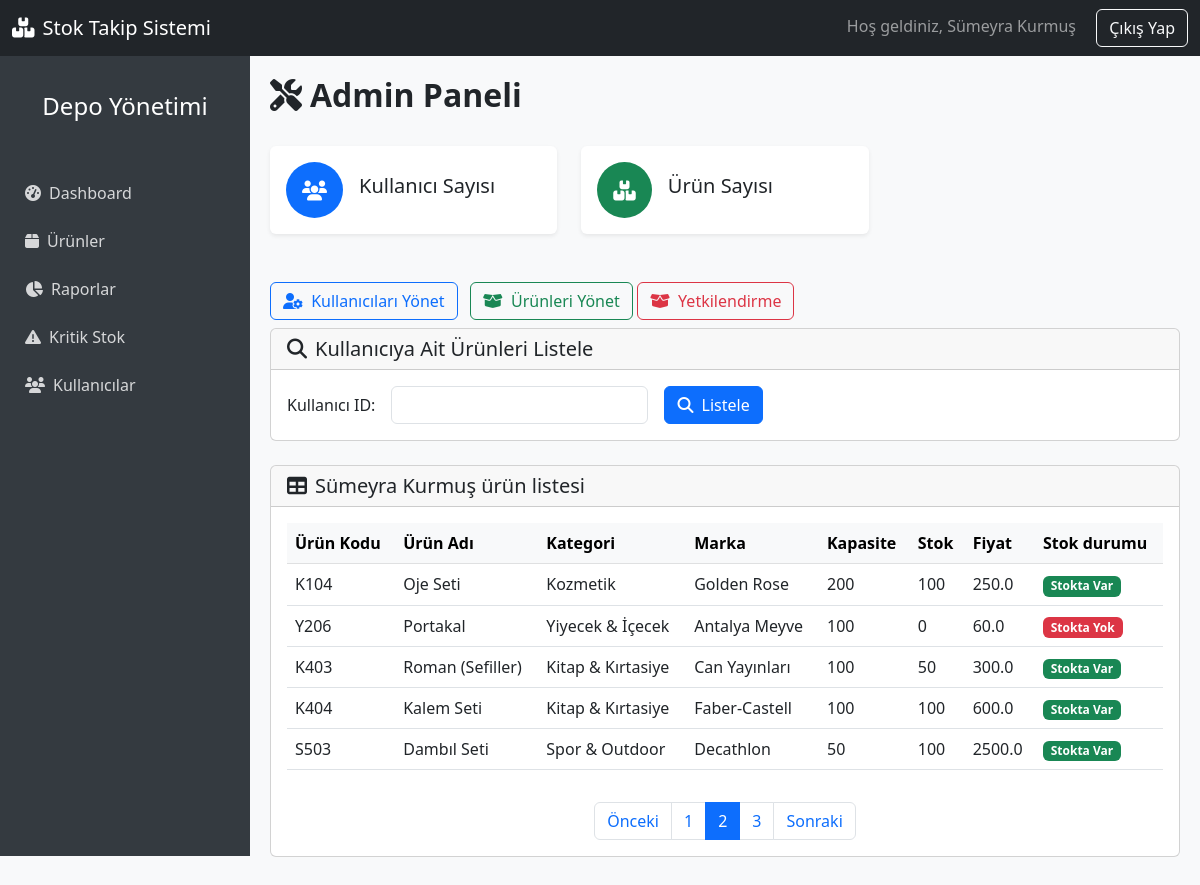
Screenshot of /admin/user-products?user_id=2&page=2 (signed in) with the database file from the repository.
### app.py (models this page shows, shortened)
class User(UserMixin, db.Model):
    id = db.Column(db.Integer, primary_key=True) # essiz id tanimi
    firstName = db.Column(db.String(100), nullable=False) #firstName=form ıcındekı degerı al ve gonder
    lastName = db.Column(db.String(100), nullable=False) #lastName=form ıcındekı degerı al ve gonder
    email = db.Column(db.String(100), unique=True, nullable=False) #email verısı
    role = db.Column(db.String(100), nullable=False, default="User") #role verısı
    phone = db.Column(db.String(15), nullable=False) #phone verısı
    password = db.Column(db.String(100), nullable=False) #password verısı
    confirmPassword = db.Column(db.String(100), nullable=True) #confirmPassword verısı
    urunler = db.relationship('Product', back_populates='user', cascade='all, delete-orphan') #ürünler ile kullanıcı arasında ilişki tanımı

class Product(UserMixin,db.Model):
    id = db.Column(db.Integer, primary_key=True)  # essiz id tanimi
    barkod = db.Column(db.String(100),unique=True ,nullable=False)  # barkod numarasi
    name = db.Column(db.String(100), nullable=False)  # urun adi
    category = db.Column(db.String(50), nullable=False)  # urun kategorisi
    fiyat = db.Column(db.Float, nullable=False)  # urun fiyatı
    marka = db.Column(db.String(50), nullable=False)  # urun markasi
    adet = db.Column(db.Integer, nullable=False)  # urun adedi
    kapasite = db.Column(db.Integer, nullable=False,default=100)  # urun kapasitesi
    user_id = db.Column(db.Integer, db.ForeignKey('user.id'), nullable=False)
    user= db.relationship('User', back_populates='urunler')

### app.py (the view, shortened to what this page needs)
@app.route('/admin/user-products', methods=['GET', 'POST'])
@login_required
def user_products():
    user = None
    page = request.args.get('page', 1, type=int)
    per_page = 5
    user_id = request.args.get('user_id', type=int)
    if user_id:
        user = User.query.get(user_id)
        if user:
            pagination = Product.query.filter_by(user_id=user_id).paginate(page=page, per_page=per_page, error_out=False)
        else:
            flash('Kullanıcı bulunamadı!', 'danger')
            return redirect(url_for('admin_dashboard'))
    else:
        pagination = None
    products = pagination.items if pagination else []
    return render_template('admin_dashboard.html', user=user, products=products, pagination=pagination)

### app.py (called while the page is built)
@login_manager.user_loader
def load_user(id):
    return User.query.get(int(id))

### templates/admin_dashboard.html (shortened to what this page needs)
{% extends "dashboardbase.html" %}
{% block content %}
<div class="d-flex justify-content-between align-items-center mb-4">
  <h2 class="fw-bold"><i class="fas fa-tools me-2"></i>Admin Paneli</h2>
</div>
<div class="row">
  <div class="col-md-6 col-xl-4 mb-4">
    <div class="card shadow-sm border-0">
      <div class="card-body">
        <div class="d-flex align-items-center">
          <div class="bg-primary text-white rounded-circle p-3 me-3">
            <i class="fas fa-users fa-lg"></i>
          </div>
          <div>
            <h5 class="mb-0">Kullanıcı Sayısı</h5>
          </div>
        </div>
      </div>
    </div>
  </div>
  <div class="col-md-6 col-xl-4 mb-4">
    <div class="card shadow-sm border-0">
      <div class="card-body">
        <div class="d-flex align-items-center">
          <div class="bg-success text-white rounded-circle p-3 me-3">
            <i class="fas fa-boxes fa-lg"></i>
          </div>
          <div>
            <h5 class="mb-0">Ürün Sayısı</h5>
          </div>
        </div>
      </div>
    </div>
  </div>
</div>
<div class="mt-4">
  <a href="{{ url_for('users') }}" class="btn btn-outline-primary me-2">
    <i class="fas fa-user-cog me-1"></i> Kullanıcıları Yönet
  </a>
  <a href="{{ url_for('products') }}" class="btn btn-outline-success">
    <i class="fas fa-box-open me-1"></i> Ürünleri Yönet
  </a>
  <a href="{{ url_for('admin_authorization') }}" class="btn btn-outline-danger">
    <i class="fas fa-box-open me-1"></i> Yetkilendirme
  </a>
</div>
<div class="card mb-4 mt-2">
  <div class="card-header">
    <h5 class="mb-0">
      <i class="fas fa-search me-2"></i>Kullanıcıya Ait Ürünleri Listele
    </h5>
  </div>
  <div class="card-body">
    <form method="POST" action="{{ url_for('user_products') }}">
      <div class="row g-3 align-items-center">
        <div class="col-auto">
          <label for="user_id" class="col-form-label">Kullanıcı ID:</label>
        </div>
        <div class="col-auto">
          <input
            type="number"
            id="user_id"
            name="user_id"
            class="form-control"
            required
            min="1"
          />
        </div>
        <div class="col-auto">
          <button type="submit" class="btn btn-primary">
            <i class="fas fa-search me-1"></i> Listele
          </button>
        </div>
      </div>
    </form>
  </div>
</div>
{% if user %}
  {% if products %}
    <div class="card mb-4">
      <div class="card-header">
        <h5 class="mb-0">
          <i class="fas fa-table me-2"></i>{{ user.firstName }} {{ user.lastName }} ürün listesi
        </h5>
      </div>
      <div class="card-body">
        <div class="table-responsive">
          <table class="table table-hover">
            <thead class="table-light">
              <tr>
                <th>Ürün Kodu</th>
                <th>Ürün Adı</th>
                <th>Kategori</th>
                <th>Marka</th>
                <th>Kapasite</th>
                <th>Stok</th>
                <th>Fiyat</th>
                <th>Stok durumu</th>
              </tr>
            </thead>
            <tbody>
              {% for product in products %}
                <tr>
                  <td>{{ product.barkod }}</td>
                  <td>{{ product.name }}</td>
                  <td>{{ product.category }}</td>
                  <td>{{ product.marka }}</td>
                  <td>{{ product.kapasite }}</td>
                  <td>{{ product.adet }}</td>
                  <td>{{ product.fiyat }}</td>
                  {% if product.adet > 0 %}
                    <td><span class="badge bg-success">Stokta Var</span></td>
                  {% else %}
                    <td><span class="badge bg-danger">Stokta Yok</span></td>
                  {% endif %}
                </tr>
              {% endfor %}
            </tbody>
          </table>
        </div>
      </div>
      {% if pagination %}
        <nav>
          <ul class="pagination justify-content-center">
            {% if pagination.has_prev %}
              <li class="page-item">
                <a
                  class="page-link"
                  href="{{ url_for('user_products', user_id=user.id, page=pagination.prev_num) }}"
                  >Önceki</a
                >
              </li>
            {% else %}
              <li class="page-item disabled">
                <span class="page-link">Önceki</span>
              </li>
            {% endif %}
            {% for page in pagination.iter_pages(left_edge=2, right_edge=2, left_current=2, right_current=2) %}
              {% if page %}
                {% if page == pagination.page %}
                  <li class="page-item active">
                    <span class="page-link">{{ page }}</span>
                  </li>
                {% else %}
                  <li class="page-item">
                    <a
                      class="page-link"
                      href="{{ url_for('user_products', user_id=user.id, page=page) }}"
                      >{{ page }}</a
                    >
                  </li>
                {% endif %}
              {% else %}
                <li class="page-item disabled">
                  <span class="page-link">...</span>
                </li>
              {% endif %}
            {% endfor %}
            {% if pagination.has_next %}
              <li class="page-item">
                <a
                  class="page-link"
                  href="{{ url_for('user_products', user_id=user.id, page=pagination.next_num) }}"
                  >Sonraki</a
                >
              </li>
            {% else %}
              <li class="page-item disabled">
                <span class="page-link">Sonraki</span>
              </li>
            {% endif %}
          </ul>
        </nav>
      {% endif %}
    </div>
  {% else %}
    <div class="alert alert-info mt-3" role="alert">
      <i class="fas fa-info-circle me-2"></i>{{ user.firstName }} {{ user.lastName }} kullanıcısına ait ürün bulunamadı.
    </div>
  {% endif %}
{% endif %}
{% endblock %}

### templates/dashboardbase.html (shortened to what this page needs)
<!DOCTYPE html>
<html lang="tr">
  <head>
    <link rel="stylesheet" href="https://cdn.jsdelivr.net/npm/bootstrap@5.3.0/dist/css/bootstrap.min.css"/>
    <link rel="stylesheet" href="https://cdnjs.cloudflare.com/ajax/libs/font-awesome/6.4.0/css/all.min.css"/>
    <link rel="stylesheet" href="{{ url_for('static', filename='dashboard.css') }}?v=1.0">
  </head>
  <body>
    <nav class="navbar navbar-expand-lg navbar-dark bg-dark fixed-top">
      <div class="container-fluid">
        <a class="navbar-brand" href="{{ url_for('home') }}">
          <i class="fas fa-boxes me-2"></i>Stok Takip Sistemi
        </a>
        <div class="auth-buttons">
          {% if current_user.is_authenticated %}
              <span class="navbar-text me-3">Hoş geldiniz, {{ current_user.firstName }} {{ current_user.lastName }}</span>
              <a href="{{ url_for('logout') }}" class="btn btn-outline-light">Çıkış Yap</a>
          {% endif %}
      </div>
    </nav>
    <div class="sidebar" id="sidebar">
      <div class="text-center mb-4 p-3">
        <h4>Depo Yönetimi</h4>
      </div>
      <ul class="nav flex-column">
        <li class="nav-item">
          <a class="nav-link" href="{{ url_for('dashboard') }}">
            <i class="fas fa-tachometer-alt me-2"></i>Dashboard
          </a>
        </li>
        <li class="nav-item">
          <a class="nav-link" href="{{ url_for('products') }}">
            <i class="fas fa-box me-2"></i>Ürünler
          </a>
        </li>
        <li class="nav-item">
          <a class="nav-link" href="{{ url_for('reports') }}">
            <i class="fas fa-chart-pie me-2"></i>Raporlar
          </a>
        </li>
        <li class="nav-item">
          <a class="nav-link" href="{{ url_for('critical_stock') }}">
            <i class="fas fa-exclamation-triangle me-2"></i>Kritik Stok
          </a>
        </li>
        <li class="nav-item">
          <a class="nav-link" href="{{ url_for('users') }}">
            <i class="fas fa-users me-2"></i>Kullanıcılar
          </a>
        </li>
      </ul>
    </div>
    <div class="main-content" id="mainContent">
     {% block content %}
     {% endblock %}
    </div>
  </body>
</html>

### static/dashboard.css (style rules this page uses)
body { padding-top: 56px; background-color: #f8f9fa; }
.sidebar { height: 100vh; position: fixed; left: 0; width: 250px; background-color: #343a40; padding-top: 20px; color: white; transition: transform 0.3s ease; transform: translateX(0); z-index: 1040; }
.sidebar a { color: rgba(255, 255, 255, 0.8); padding: 10px 15px; text-decoration: none; display: block; transition: all 0.2s; border-radius: 4px; margin: 2px 10px; }
.main-content { margin-left: 250px; padding: 20px; transition: margin-left 0.3s ease; }

### rows the page displays
User: firstName "Sümeyra", lastName "Kurmuş"
Product: barkod "K104", name "Oje Seti", category "Kozmetik", marka "Golden Rose", kapasite "200", adet "100", fiyat "250.0", shows "Stokta Var"
Product: barkod "Y206", name "Portakal", category "Yiyecek & İçecek", marka "Antalya Meyve", kapasite "100", adet "0", fiyat "60.0", shows "Stokta Yok"
Product: barkod "K403", name "Roman (Sefiller)", category "Kitap & Kırtasiye", marka "Can Yayınları", kapasite "100", adet "50", fiyat "300.0", shows "Stokta Var"
Product: barkod "K404", name "Kalem Seti", category "Kitap & Kırtasiye", marka "Faber-Castell", kapasite "100", adet "100", fiyat "600.0", shows "Stokta Var"
Product: barkod "S503", name "Dambıl Seti", category "Spor & Outdoor", marka "Decathlon", kapasite "50", adet "100", fiyat "2500.0", shows "Stokta Var"

### other values shown
{{ page }} "1" "3"
{{ page }} "2"
